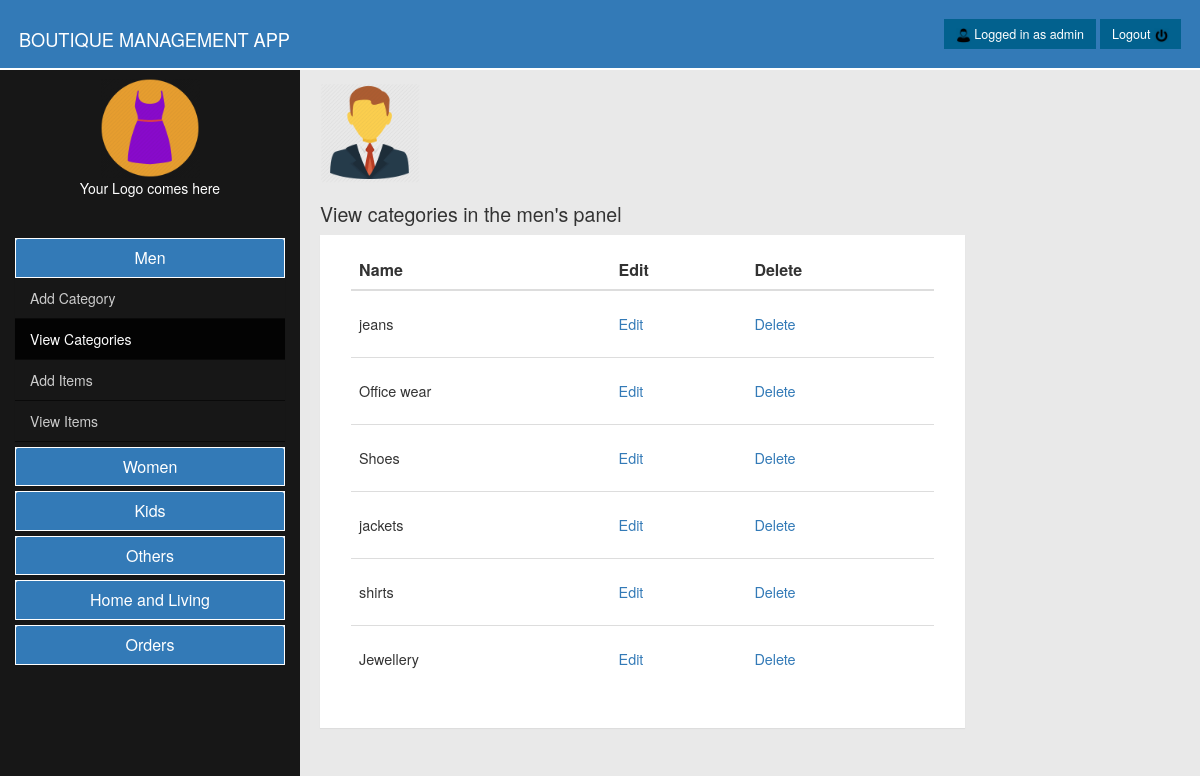
Page /Shopping_Cart/view-men-category.php (signed in) on the committed database.
### tables this page shows
CREATE TABLE IF NOT EXISTS `categories` (
  `id` int(255) NOT NULL AUTO_INCREMENT,
  `cat_name` varchar(255) NOT NULL,
  `person` varchar(255) NOT NULL,
  PRIMARY KEY (`id`)
);

### Shopping_Cart/functions/db_functions.php (called while the page is built, shortened)
<?php
	function loggedin()
	{
	  if(isset($_SESSION['user']) && !empty($_SESSION['user']))
	    {
		  return true;
		}else{
		   return false;
		}
	}
?>

### Shopping_Cart/view-men-category.php (the view, shortened to what this page needs)
<?php
include_once("functions/db_functions.php");
?>
<html xmlns="http://www.w3.org/1999/xhtml" style="height:100%;">
<head>
<link href="css/bootstrap.min.css" rel="stylesheet">
<link href="css/myCss2.css" rel="stylesheet">
</head>
<body>
<div>
   <nav class="navbar navbar-default navbar-fixed-top" role="navigation">
   <div class="container-fluid">
     <div class="navbar-header">
      <p class="logo" ><a href="index.php">BOUTIQUE MANAGEMENT APP</a></p>
     </div>
    <div class="navbar-right">
         <p class="navbar-text ">
            <?php
         if(loggedin())
		 {
			 echo '<span class="btn btn-primary"><img src="image/icons/men.png" width="15" height="15" /> Logged in as '.$_SESSION['user'].'</span>';
			 echo ' <a href="../Clothe Site/logout.php" class="btn btn-primary"> Logout <img src="image/icons/logout1.png" width="15" height="15" /></a>';
		 }else{
			 header('Location:../Clothe Site/index.php');
		}
	   ?>
         </p>
      </div>
      </div>
    </nav>
    </div>
<div class="container-fluid aside_container">
<div class="row aside_row">
   <aside class="sidebar col-md-3">
      <div class="row" style="text-align:center;padding-top:15px;">
       <img src="image/icons/dashboard clothes.png" width="100" height="100"/>
       <p style="color:#fff;">Your Logo comes here</p>
       </div>
     <div class="panel-group" id="accordion" style="padding-top:30px;">
       <div class="panel panel-nav" id="panel" style="border:none;border-radius:0px;">
          <a data-toggle="collapse" data-parent="#accordion" href="#collapseOne">
           <div class="panel-heading" id="panel-heading">
             <h4 class="panel-title" id="panel-title"> Men </h4>
            </div>
           </a>
          <div id="collapseOne" class="panel-collapse collapse in">
           <div class="panel-body" id="panel-body"> <ul class="nav men-nav">
         <li><a href="add-men-category.php">Add Category</a></li>
         <li><a href="view-men-category.php" class="active">View Categories</a></li>
         <li><a href="add-men-items.php">Add Items</a></li>
         <li><a href="view-men-items.php">View Items</a></li>
         </ul> </div>
          </div>
     </div>
     <div class="panel" id="panel" style="border:none;border-radius:0px;">
         <a data-toggle="collapse" data-parent="#accordion" href="#collapseTwo">
           <div class="panel-heading" id="panel-heading">
               <h4 class="panel-title" id="panel-title"> Women </h4>
           </div>
           </a>
     </div>
     <div class="panel" id="panel" style="border:none;border-radius:0px;">
     <a data-toggle="collapse" data-parent="#accordion" href="#collapseThree">
           <div class="panel-heading" id="panel-heading">
             <h4 class="panel-title" id="panel-title"> Kids </h4>
           </div>
           </a>
     </div>
      <div class="panel" id="panel" style="border:none;border-radius:0px;">
     <a data-toggle="collapse" data-parent="#accordion" href="#collapseFour">
           <div class="panel-heading" id="panel-heading">
             <h4 class="panel-title" id="panel-title"> Others </h4>
           </div>
           </a>
     </div>
       <div class="panel" id="panel" style="border:none;border-radius:0px;">
     <a data-toggle="collapse" data-parent="#accordion" href="#collapseFive">
           <div class="panel-heading" id="panel-heading">
             <h4 class="panel-title" id="panel-title"> Home and Living </h4>
           </div>
           </a>
     </div>
      <div class="panel" id="panel" style="border:none;border-radius:0px;">
      <a data-toggle="collapse" data-parent="#accordion" href="#collapseSix">
           <div class="panel-heading" id="panel-heading">
             <h4 class="panel-title" id="panel-title"> Orders </h4>
            </div>
           </a>
     </div>
  </div>
   </aside>
   <section class="main-content col-md-9" id="main-content">
       <div class="content">
            <div class="row" id="row1">
             <img src="image/icons/men_icon.png" width="100" height="100"/>
             <h1 style="font-size:1.4em;">View categories in the men's panel</h1>
            </div>
       <div class="row" style="margin:0 auto;">
           <div class="panel col-md-9">
              <div class="panel-body">
              <?php
					$result = mysql_query('SELECT * FROM categories WHERE person = "men"');
					$view = "view-men-category.php";
					echo ' <table class="table">
				   <thead>
					<tr>
					 <th>Name</th>
					 <th>Edit</th>
					 <th>Delete</th>
					</tr>
				   </thead>
				   <tbody> ';
					while($row = mysql_fetch_assoc($result)){
                echo '
                   <tr>
                    <td>'.$row['cat_name'].'</td>
                    <td><a href="edit-cat.php?id='.$row['id'].'" style="text-decoration:none;">Edit</a></td>
                    <td><a href="delete_category.php?id='.$row['id'].'&t=categories&u='.$view.'" style="text-decoration:none;">Delete</a></td>
                    </tr> ';
					}
                  echo '</tbody>
                </table>';
				?>
                </div>
              </div>
       </div>
       </div>
   </section>
    </div>
</div>
</body>
</html>

### Shopping_Cart/css/myCss2.css (style rules this page uses)
.navbar { background-color:#337ab7; padding:4px; border:none; border-radius:0px; border-bottom:2px solid #fff; }
.navbar-header .logo { margin-top:22px; color:#fff; }
.logo a { font-size:1.3em; text-decoration:none; color:#ffffff; }
.table>tbody>tr>td { line-height:50px;font-size:0.9em; }
aside { background-color:#171717; }
.aside_container { margin-top:63px; }
#panel-heading { background-color:#337ab7; border:1px solid #fff; }
#panel-body { background-color:#171717; padding:0px; }
#panel a { text-decoration:none; }
#panel-title { text-align:center; color:#fff; }
#row1 { padding-left:15px; padding-top:0px; }
.nav li a { color:#ccc; border-bottom:1px solid #0A0A0A; -webkit-transition:0.2s; -o-transition:0.2s; -moz-transition:0.2s; transition:0.2s; }
.nav li a.active { background-color:#030303; color:#fff; }
.panel { border-radius:0px; }

### Shopping_Cart/view-men-category.php (style rules this page uses)
.sidebar { height:90%; overflow-y:scroll; }
.main-content { background-color:#E9E9E9; height:90%; overflow-y:scroll; padding:20px; }
.navbar-text span { color:#fff; font-size:0.9em; background-color:#02618E; border:0px; border-radius:0px; }
.navbar-text a { text-decoration:none; color:#fff; font-size:0.9em; background-color:#02618E; border:0px; border-radius:0px; }

### rows in the picture
categories: cat_name "jeans"
categories: cat_name "Office wear"
categories: cat_name "Shoes"
categories: cat_name "jackets"
categories: cat_name "shirts"
categories: cat_name "Jewellery"

### other values in the picture
$_SESSION['user'] "admin"
